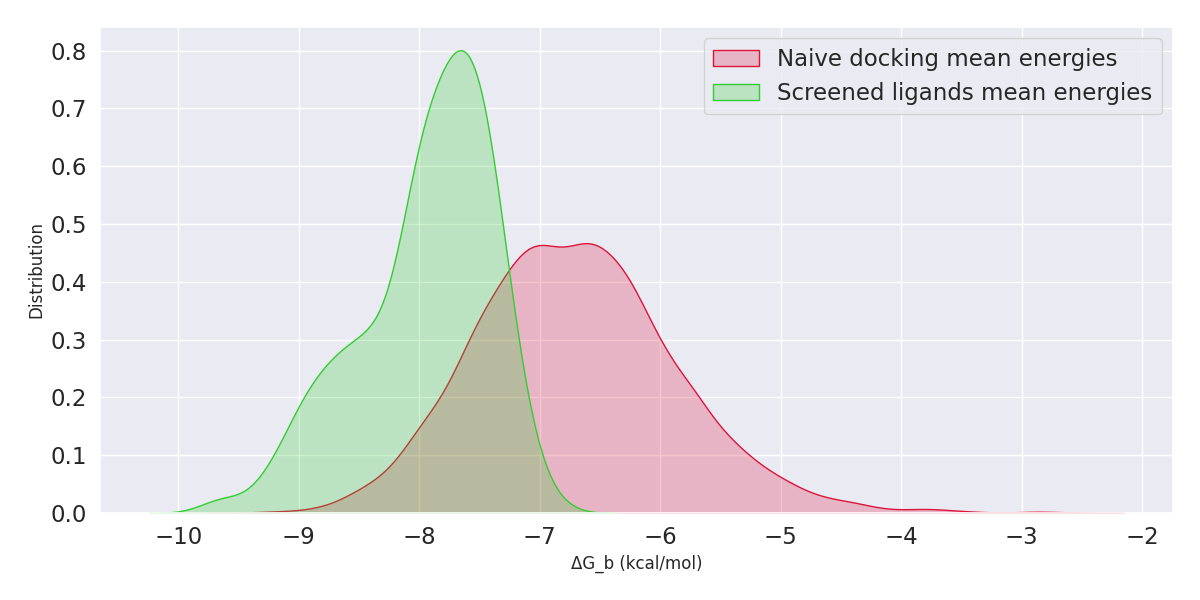

Write Python code to recreate this figure.
import pandas as pd
import re


import matplotlib.pyplot as plt
import seaborn as sns



# df = pd.read_csv("/Users/pantelispanka/Euclia/tidp/a-syn/a-syn-1000/data/all_2.csv", index_col=False)

df = pd.read_csv("/home/pantelispanka/tipd/res_final_6000.csv", index_col=False)

df_screened = pd.read_csv('/home/pantelispanka/tipd/screened_results.csv', index_col=False)

source_docked_confs = []
cols = list(df)
for col in cols:
    match = re.search(r"\d+", col)
    if match:
        source_docked_confs.append(col)

print(source_docked_confs)

naive_means = []
screened_means = []
for index, row in df.iterrows():
    vals = row[source_docked_confs]
    values = vals.values
    mean = values.mean()
    naive_means.append(mean)

for index, row in df_screened.iterrows():
    vals = row[source_docked_confs]
    values = vals.values
    mean = values.mean()
    screened_means.append(mean)


sns.set(font_scale=1.5)

fig, ax = plt.subplots(figsize=(12, 6))
sns.kdeplot(data=naive_means,
            color='crimson', label='Naive docking mean energies', fill=True, ax=ax)
sns.kdeplot(data=screened_means,
            color='limegreen', label='Screened ligands mean energies', fill=True, ax=ax)
ax.legend()


plt.xlabel('ΔG_b (kcal/mol)', fontsize=12)
plt.ylabel('Distribution', fontsize=12)

plt.tight_layout()
plt.savefig('./kd_plots.png')

